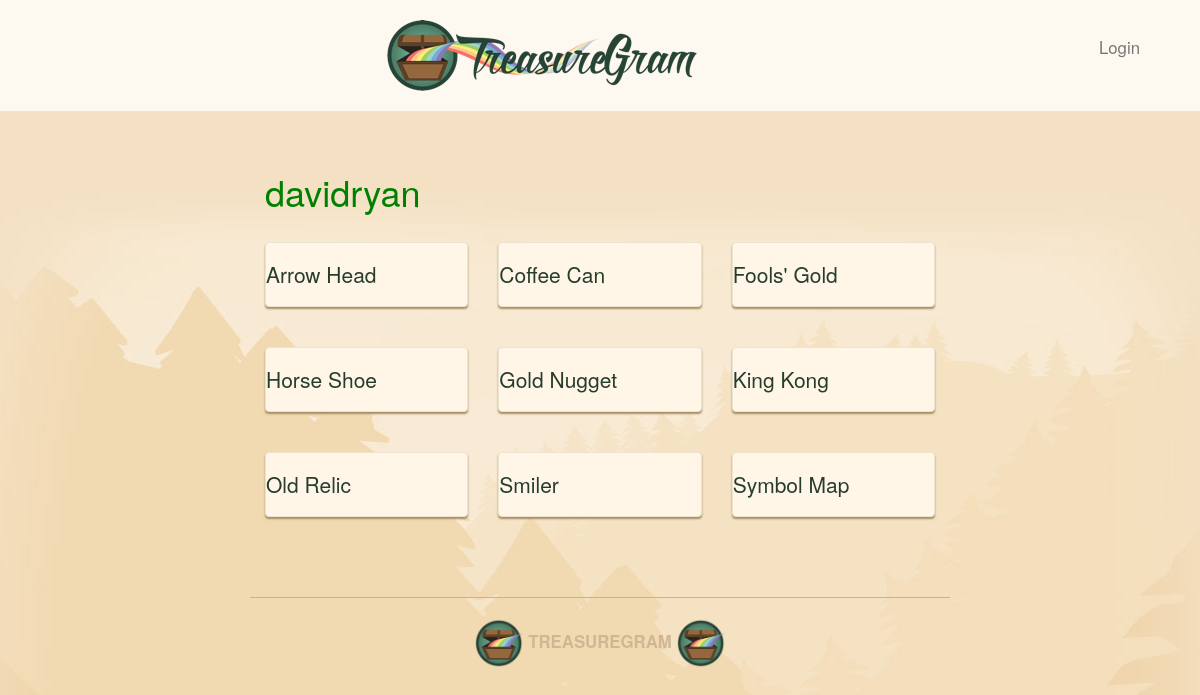
The page /user/davidryan/ on the database as committed earlier.
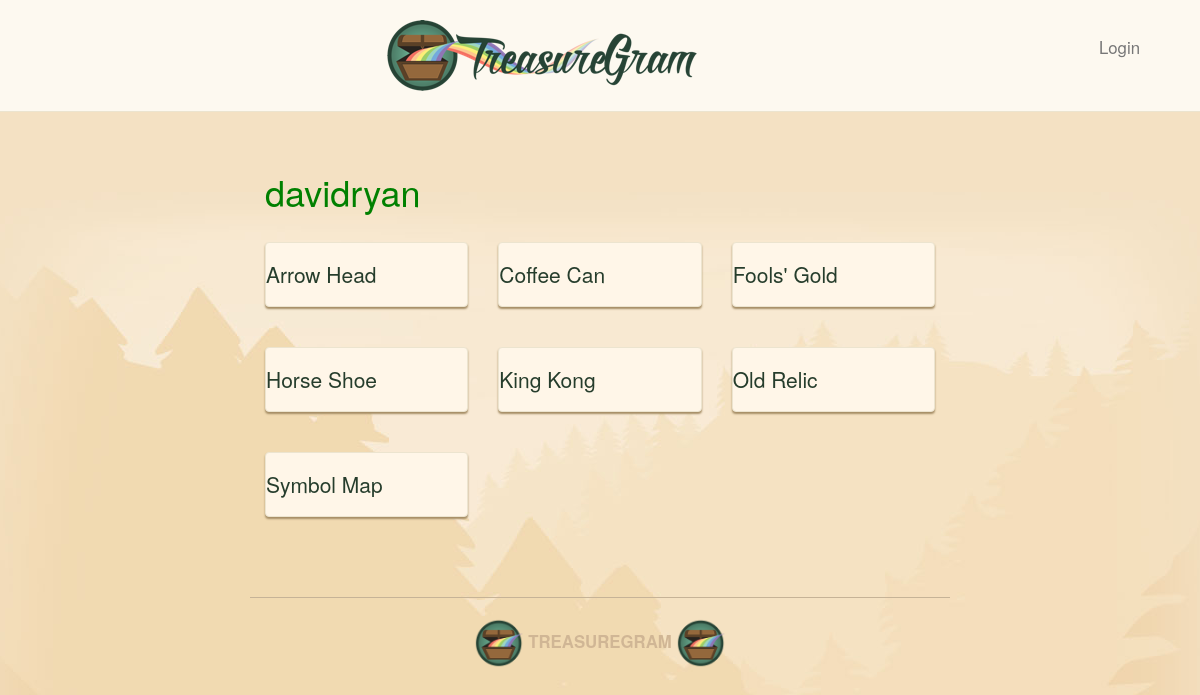
The same page on the database as committed later.
### main_app/models.py (models this page shows, shortened)
class Treasure(models.Model):
    user = models.ForeignKey(User)
    name = models.CharField(max_length=100)
    value = models.DecimalField(max_digits=10,decimal_places=2)
    material = models.CharField(max_length=100)
    location = models.CharField(max_length=100)
    image = models.ImageField(upload_to='treasure_images',default='media/default.png')
    likes = models.IntegerField(default=0)

### main_app/views.py (the view)
# urls.py: url(r'^user/(\w+)/$', views.profile, name='profile'),
def profile(request, username):
    user = User.objects.get(username=username)
    treasures = Treasure.objects.filter(user=user)
    return render(request,'profile.html', {'username':username,'treasures': treasures})

### main_app/templates/profile.html (shortened to what this page needs)
{% extends 'base.html' %}
{% load staticfiles %}
{% block content %}
<h1> {{ username }}</h1><br>
    <div class="row">
    {% for treasure in treasures %}
        <div class="col-md-4">
            <div class="treasure panel panel default">
                <a href="/{{treasure.id}}/"
                <div class="panel-heading">
                <h3 class="panel-title">{{treasure.name}}</h3>
            </div>
         </div>
    {% endfor %}
{% endblock %}

Rows that differ between the two databases and show on the page:
no longer on this page (row edited): Treasure: name "Gold Nugget"
no longer on this page (row edited): Treasure: name "Smiler"
